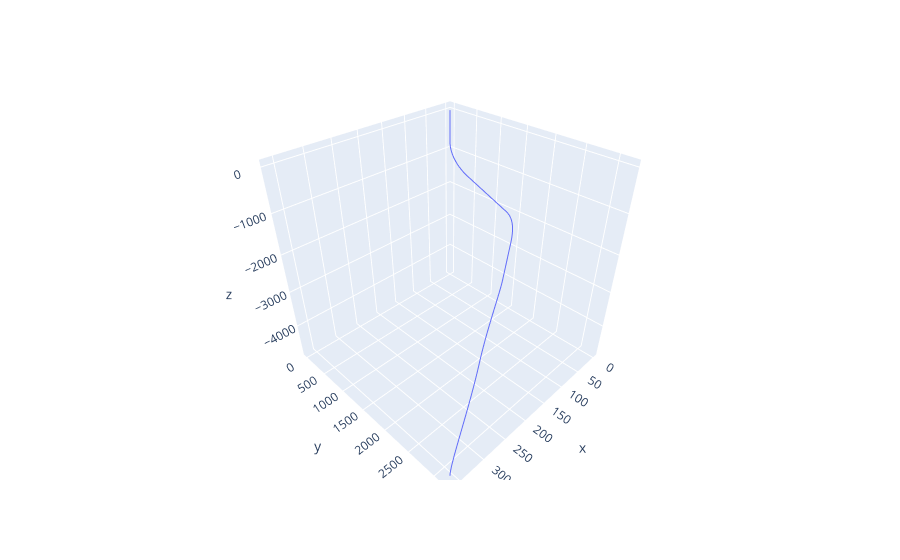

Source (notebook cell):
### Code cell
px.line_3d(data_frame=df, x='x', y='y', z='z')

### Figure 1 — Plotly figure (JSON) as saved in the notebook; plotly's stock layout.template omitted (floating-point values rounded to 4 significant figures; data arrays with more than 128 entries replaced by an {"elided": "..."} marker saying what was removed)
{"data": [{"hovertemplate": "x=%{x}<br>y=%{y}<br>z=%{z}<extra></extra>", "legendgroup": "", "line": {"color": "#636efa", "dash": "solid"}, "marker": {"symbol": "circle"}, "mode": "lines", "name": "", "scene": "scene", "showlegend": false, "type": "scatter3d", "x": {"elided": "6994 float values"}, "y": {"elided": "6994 float values"}, "z": {"elided": "6994 float values"}}], "layout": {"legend": {"tracegroupgap": 0}, "margin": {"t": 60}, "scene": {"domain": {"x": [0, 1], "y": [0, 1]}, "xaxis": {"title": {"text": "x"}}, "yaxis": {"title": {"text": "y"}}, "zaxis": {"title": {"text": "z"}}}}}
